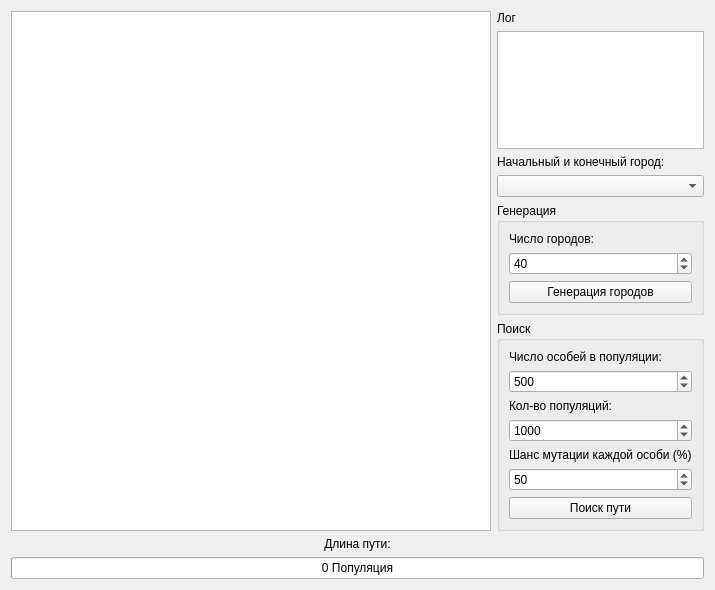
<?xml version="1.0" encoding="UTF-8"?>
<ui version="4.0">
 <class>Form</class>
 <widget class="QWidget" name="Form">
  <property name="geometry">
   <rect>
    <x>0</x>
    <y>0</y>
    <width>715</width>
    <height>590</height>
   </rect>
  </property>
  <property name="windowTitle">
   <string>Задача коммивояжёра</string>
  </property>
  <layout class="QVBoxLayout" name="verticalLayout_4" stretch="0,0,0">
   <item>
    <layout class="QHBoxLayout" name="horizontalLayout_3" stretch="8,2">
     <item>
      <widget class="QGraphicsView" name="graphicsView">
       <property name="dragMode">
        <enum>QGraphicsView::NoDrag</enum>
       </property>
       <property name="resizeAnchor">
        <enum>QGraphicsView::AnchorViewCenter</enum>
       </property>
      </widget>
     </item>
     <item>
      <layout class="QVBoxLayout" name="verticalLayout">
       <item>
        <widget class="QLabel" name="label_4">
         <property name="text">
          <string>Лог</string>
         </property>
        </widget>
       </item>
       <item>
        <widget class="QTextEdit" name="te_log">
         <property name="readOnly">
          <bool>true</bool>
         </property>
        </widget>
       </item>
       <item>
        <spacer name="verticalSpacer_2">
         <property name="orientation">
          <enum>Qt::Vertical</enum>
         </property>
         <property name="sizeHint" stdset="0">
          <size>
           <width>20</width>
           <height>40</height>
          </size>
         </property>
        </spacer>
       </item>
       <item>
        <widget class="QLabel" name="label_5">
         <property name="text">
          <string>Начальный и конечный город:</string>
         </property>
        </widget>
       </item>
       <item>
        <widget class="QComboBox" name="cb_beginCity"/>
       </item>
       <item>
        <widget class="QGroupBox" name="groupBox_2">
         <property name="title">
          <string>Генерация</string>
         </property>
         <layout class="QVBoxLayout" name="verticalLayout_3">
          <item>
           <widget class="QLabel" name="label">
            <property name="maximumSize">
             <size>
              <width>16777215</width>
              <height>25</height>
             </size>
            </property>
            <property name="text">
             <string>Число городов:</string>
            </property>
            <property name="alignment">
             <set>Qt::AlignBottom|Qt::AlignLeading|Qt::AlignLeft</set>
            </property>
           </widget>
          </item>
          <item>
           <widget class="QSpinBox" name="sb_countCities">
            <property name="minimum">
             <number>3</number>
            </property>
            <property name="maximum">
             <number>1000</number>
            </property>
            <property name="value">
             <number>40</number>
            </property>
           </widget>
          </item>
          <item>
           <widget class="QPushButton" name="b_generation">
            <property name="text">
             <string>Генерация городов</string>
            </property>
           </widget>
          </item>
         </layout>
        </widget>
       </item>
       <item>
        <widget class="QGroupBox" name="groupBox">
         <property name="title">
          <string>Поиск</string>
         </property>
         <layout class="QVBoxLayout" name="verticalLayout_2">
          <item>
           <widget class="QLabel" name="label_2">
            <property name="text">
             <string>Число особей в популяции:</string>
            </property>
           </widget>
          </item>
          <item>
           <widget class="QSpinBox" name="sb_countGenes">
            <property name="enabled">
             <bool>true</bool>
            </property>
            <property name="minimum">
             <number>10</number>
            </property>
            <property name="maximum">
             <number>10000</number>
            </property>
            <property name="value">
             <number>500</number>
            </property>
           </widget>
          </item>
          <item>
           <widget class="QLabel" name="label_3">
            <property name="text">
             <string>Кол-во популяций:</string>
            </property>
           </widget>
          </item>
          <item>
           <widget class="QSpinBox" name="sb_countPopulation">
            <property name="enabled">
             <bool>true</bool>
            </property>
            <property name="minimum">
             <number>10</number>
            </property>
            <property name="maximum">
             <number>100000</number>
            </property>
            <property name="value">
             <number>1000</number>
            </property>
           </widget>
          </item>
          <item>
           <widget class="QLabel" name="label_6">
            <property name="text">
             <string>Шанс мутации каждой особи (%)</string>
            </property>
           </widget>
          </item>
          <item>
           <widget class="QSpinBox" name="sb_changeMutation">
            <property name="suffix">
             <string comment="%" extracomment="%"/>
            </property>
            <property name="prefix">
             <string comment="%" extracomment="%"/>
            </property>
            <property name="maximum">
             <number>100</number>
            </property>
            <property name="value">
             <number>50</number>
            </property>
           </widget>
          </item>
          <item>
           <widget class="QPushButton" name="b_findWay">
            <property name="text">
             <string>Поиск пути</string>
            </property>
           </widget>
          </item>
         </layout>
        </widget>
       </item>
      </layout>
     </item>
    </layout>
   </item>
   <item>
    <widget class="QLabel" name="l_lengthWay">
     <property name="text">
      <string>Длина пути:</string>
     </property>
     <property name="alignment">
      <set>Qt::AlignCenter</set>
     </property>
    </widget>
   </item>
   <item>
    <widget class="QProgressBar" name="progressBar">
     <property name="maximum">
      <number>1000</number>
     </property>
     <property name="value">
      <number>0</number>
     </property>
     <property name="textDirection">
      <enum>QProgressBar::TopToBottom</enum>
     </property>
     <property name="format">
      <string>%v Популяция</string>
     </property>
    </widget>
   </item>
  </layout>
 </widget>
 <resources/>
 <connections/>
</ui>
